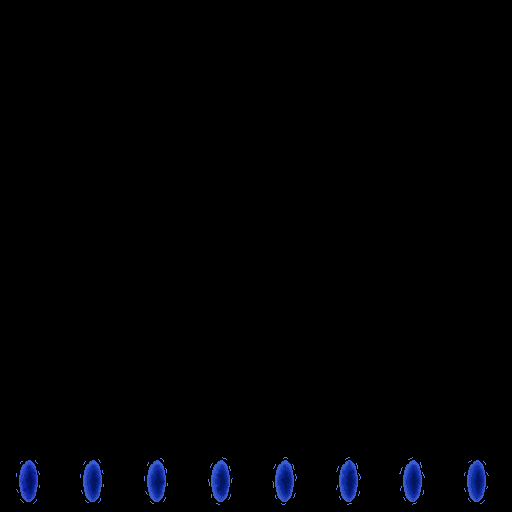

This game map was drawn from its Tiled (.tmx) file and the tilesets committed beside it. A one-line description and the full map source follow:
An orthogonal 8x8 tile map with 64x64 px tiles, 1 tile layer (Calque de Tuiles 1), 4 tilesets.

<map version="1.10" tiledversion="1.11.2" orientation="orthogonal" renderorder="right-down" width="8" height="8" tilewidth="64" tileheight="64" infinite="0" nextlayerid="2" nextobjectid="1">
 <properties>
  <property name="fps" type="int" value="4" />
  <property name="type" value="portal" />
 </properties>
 <tileset firstgid="1" source="blue_portal.tsx" />
 <tileset firstgid="9" source="green_portals.tsx" />
 <tileset firstgid="17" source="orange_portal.tsx" />
 <tileset firstgid="25" source="purple_portal.tsx" />
 <layer id="1" name="Calque de Tuiles 1" width="8" height="8">
  <data encoding="csv">
0,0,0,0,0,0,0,0,
0,0,0,0,0,0,0,0,
0,0,0,0,0,0,0,0,
0,0,0,0,0,0,0,0,
0,0,0,0,0,0,0,0,
0,0,0,0,0,0,0,0,
0,0,0,0,0,0,0,0,
1,2,3,4,5,6,7,8
</data>
 </layer>
</map>
